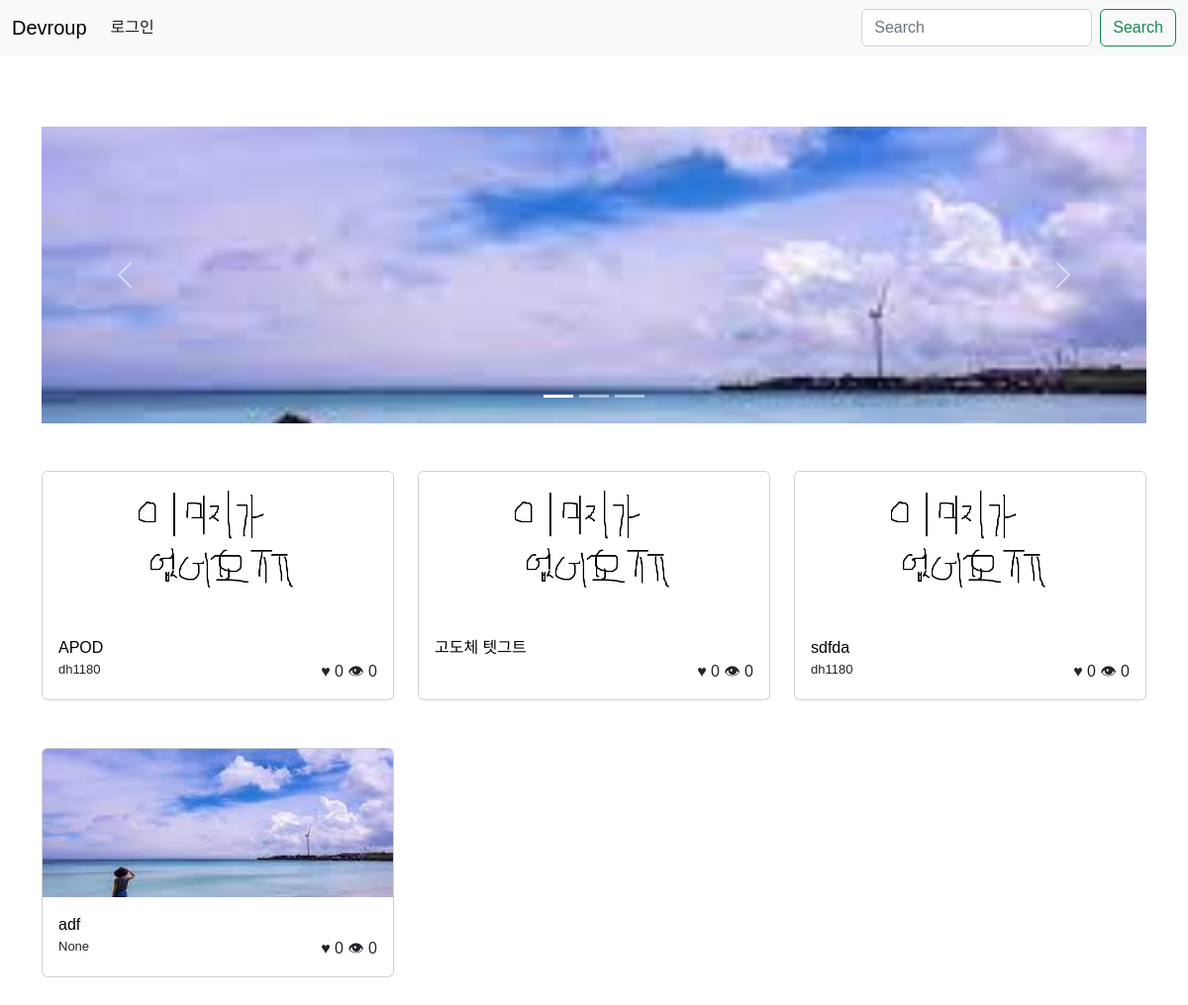
The app's page /, older data.
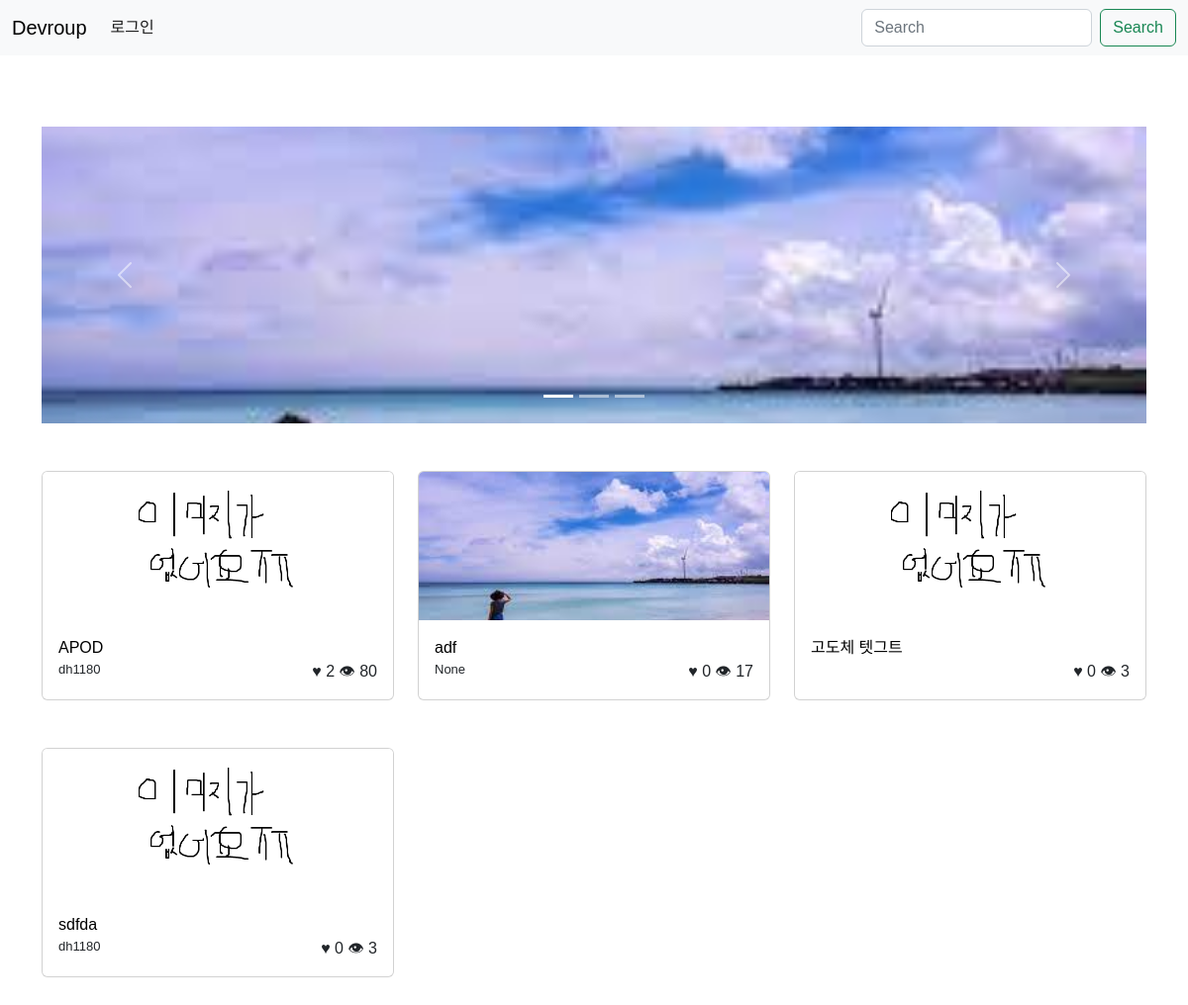
The same page, newer data.
### community/models.py (models this page shows, shortened)
class Post(models.Model):
    title = models.CharField(max_length=200)
    author = models.CharField(max_length=30, null=True)
    hit = models.IntegerField(default=0)
    like = models.IntegerField(default=0)
    date = models.DateTimeField(auto_now_add=True)
    image = models.ImageField(upload_to='community_thumbnail', null=True)
    content = MarkdownxField()

### community/views.py (the view)
# urls.py: path('', views.post_list, name='post_list'),
def post_list(request):
    posts = Post.objects.all().order_by('-date')
    return render(request, 'community/post_list.html', {'posts': posts})

### community/templates/community/post_list.html (shortened to what this page needs)
{% extends 'community/base.html' %} {% block content %}
<br /><br /><br />
<div class="container">
    <div class="row">
        <div class="col-12 mb-5">
            <div id="carouselExampleIndicators" class="carousel slide" data-bs-ride="carousel">
                <div class="carousel-indicators">
                    <button
                        type="button"
                        data-bs-target="#carouselExampleIndicators"
                        data-bs-slide-to="0"
                        class="active"
                        aria-current="true"
                        aria-label="Slide 1"
                    ></button>
                    <button
                        type="button"
                        data-bs-target="#carouselExampleIndicators"
                        data-bs-slide-to="1"
                        aria-label="Slide 2"
                    ></button>
                    <button
                        type="button"
                        data-bs-target="#carouselExampleIndicators"
                        data-bs-slide-to="2"
                        aria-label="Slide 3"
                    ></button>
                </div>
                <div class="carousel-inner">
                    <div class="carousel-item active">
                        <img
                            src="/media/community_thumbnail/다운로드.jpeg"
                            class="d-block w-100"
                            style="object-fit: cover; height: 300px;"
                            alt="..."
                        />
                    </div>
                </div>
                <button
                    class="carousel-control-prev"
                    type="button"
                    data-bs-target="#carouselExampleIndicators"
                    data-bs-slide="prev"
                >
                    <span class="carousel-control-prev-icon" aria-hidden="true"></span>
                </button>
                <button
                    class="carousel-control-next"
                    type="button"
                    data-bs-target="#carouselExampleIndicators"
                    data-bs-slide="next"
                >
                    <span class="carousel-control-next-icon" aria-hidden="true"></span>
                </button>
            </div>
        </div>
    </div>
    <div class="row">
        {% for post in posts %}
        <div class="col-4 mb-5">
            <div class="card h-100">
                <div class="media-container">
                    <img
                        src="{{ post.image.url }}"
                        class="card-img-top"
                        style="object-fit: cover; height: 150px;"
                    />
                </div>
                <div class="card-body">
                    <a
                        class="card-title stretched-link"
                        href="{% url 'community:post_detail' pk=post.pk %}"
                        >{{ post.title }}</a
                    >
                    <br />
                    <div class="row">
                        <div class="col-6" style="font-size: small">
                            {{ post.author }}
                        </div>
                        <div class="col-6 text-end">
                            ♥&nbsp;{{ post.like }}
                            👁&nbsp;{{ post.hit }}
                        </div>
                    </div>
                </div>
            </div>
        </div>
        {% endfor %}
    </div>
</div>
{% endblock content %}

Row changes from the older to the newer data that the page shows:
changed Post "APOD": like "0" → "2"; hit "0" → "80"
changed Post "adf": hit "0" → "17"; moves up the list
changed Post "고도체 텟그트": hit "0" → "3"
changed Post "sdfda": hit "0" → "3"
